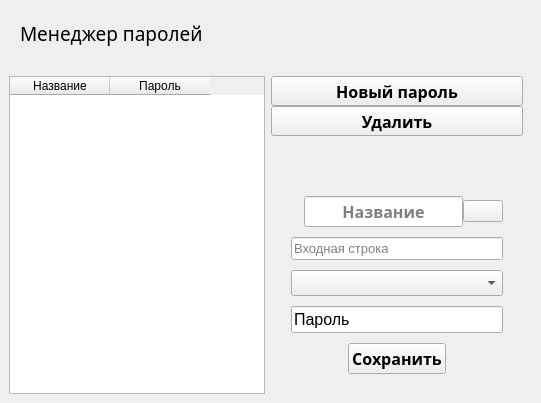
           <widget class="QWidget" name="passwordManager" native="true">
            <property name="sizePolicy">
             <sizepolicy hsizetype="Expanding" vsizetype="Expanding">
              <horstretch>0</horstretch>
              <verstretch>0</verstretch>
             </sizepolicy>
            </property>
            <property name="minimumSize">
             <size>
              <width>0</width>
              <height>0</height>
             </size>
            </property>
            <property name="maximumSize">
             <size>
              <width>0</width>
              <height>16777215</height>
             </size>
            </property>
            <layout class="QVBoxLayout" name="verticalLayout_2">
             <property name="spacing">
              <number>0</number>
             </property>
             <property name="leftMargin">
              <number>0</number>
             </property>
             <property name="topMargin">
              <number>0</number>
             </property>
             <property name="rightMargin">
              <number>0</number>
             </property>
             <property name="bottomMargin">
              <number>0</number>
             </property>
             <item>
              <widget class="QWidget" name="widget_6" native="true">
               <layout class="QVBoxLayout" name="verticalLayout_7">
                <property name="leftMargin">
                 <number>20</number>
                </property>
                <property name="topMargin">
                 <number>20</number>
                </property>
                <property name="rightMargin">
                 <number>0</number>
                </property>
                <property name="bottomMargin">
                 <number>20</number>
                </property>
                <item>
                 <widget class="QLabel" name="label">
                  <property name="sizePolicy">
                   <sizepolicy hsizetype="Preferred" vsizetype="Preferred">
                    <horstretch>0</horstretch>
                    <verstretch>0</verstretch>
                   </sizepolicy>
                  </property>
                  <property name="font">
                   <font>
                    <family>Segoe UI Semilight</family>
                    <pointsize>14</pointsize>
                   </font>
                  </property>
                  <property name="text">
                   <string>Менеджер паролей</string>
                  </property>
                  <property name="alignment">
                   <set>Qt::AlignLeading|Qt::AlignLeft|Qt::AlignVCenter</set>
                  </property>
                 </widget>
                </item>
               </layout>
              </widget>
             </item>
             <item alignment="Qt::AlignLeft">
              <widget class="QWidget" name="widget_2" native="true">
               <property name="sizePolicy">
                <sizepolicy hsizetype="Expanding" vsizetype="Expanding">
                 <horstretch>0</horstretch>
                 <verstretch>0</verstretch>
                </sizepolicy>
               </property>
               <layout class="QHBoxLayout" name="horizontalLayout_4">
                <item>
                 <widget class="QTableWidget" name="tableWidget">
                  <property name="sizePolicy">
                   <sizepolicy hsizetype="Fixed" vsizetype="Expanding">
                    <horstretch>0</horstretch>
                    <verstretch>0</verstretch>
                   </sizepolicy>
                  </property>
                  <property name="layoutDirection">
                   <enum>Qt::LeftToRight</enum>
                  </property>
                  <property name="autoFillBackground">
                   <bool>false</bool>
                  </property>
                  <property name="verticalScrollBarPolicy">
                   <enum>Qt::ScrollBarAlwaysOff</enum>
                  </property>
                  <property name="horizontalScrollBarPolicy">
                   <enum>Qt::ScrollBarAlwaysOff</enum>
                  </property>
                  <property name="autoScroll">
                   <bool>false</bool>
                  </property>
                  <property name="editTriggers">
                   <set>QAbstractItemView::NoEditTriggers</set>
                  </property>
                  <property name="showDropIndicator" stdset="0">
                   <bool>false</bool>
                  </property>
                  <property name="dragDropOverwriteMode">
                   <bool>false</bool>
                  </property>
                  <property name="dragDropMode">
                   <enum>QAbstractItemView::NoDragDrop</enum>
                  </property>
                  <property name="selectionMode">
                   <enum>QAbstractItemView::SingleSelection</enum>
                  </property>
                  <property name="selectionBehavior">
                   <enum>QAbstractItemView::SelectItems</enum>
                  </property>
                  <property name="textElideMode">
                   <enum>Qt::ElideNone</enum>
                  </property>
                  <property name="showGrid">
                   <bool>false</bool>
                  </property>
                  <property name="columnCount">
                   <number>2</number>
                  </property>
                  <attribute name="verticalHeaderVisible">
                   <bool>false</bool>
                  </attribute>
                  <attribute name="verticalHeaderCascadingSectionResizes">
                   <bool>false</bool>
                  </attribute>
                  <attribute name="verticalHeaderHighlightSections">
                   <bool>false</bool>
                  </attribute>
                  <column>
                   <property name="text">
                    <string>Название</string>
                   </property>
                   <property name="background">
                    <color>
                     <red>168</red>
                     <green>168</green>
                     <blue>168</blue>
                    </color>
                   </property>
                  </column>
                  <column>
                   <property name="text">
                    <string>Пароль</string>
                   </property>
                  </column>
                 </widget>
                </item>
                <item alignment="Qt::AlignTop">
                 <widget class="QWidget" name="buttons_2" native="true">
                  <property name="sizePolicy">
                   <sizepolicy hsizetype="Expanding" vsizetype="Fixed">
                    <horstretch>0</horstretch>
                    <verstretch>0</verstretch>
                   </sizepolicy>
                  </property>
                  <layout class="QVBoxLayout" name="verticalLayout_6">
                   <property name="spacing">
                    <number>0</number>
                   </property>
                   <property name="leftMargin">
                    <number>0</number>
                   </property>
                   <property name="topMargin">
                    <number>0</number>
                   </property>
                   <property name="rightMargin">
                    <number>9</number>
                   </property>
                   <property name="bottomMargin">
                    <number>0</number>
                   </property>
                   <item>
                    <widget class="QPushButton" name="newKeyBtn">
                     <property name="sizePolicy">
                      <sizepolicy hsizetype="Expanding" vsizetype="Fixed">
                       <horstretch>0</horstretch>
                       <verstretch>0</verstretch>
                      </sizepolicy>
                     </property>
                     <property name="minimumSize">
                      <size>
                       <width>200</width>
                       <height>30</height>
                      </size>
                     </property>
                     <property name="maximumSize">
                      <size>
                       <width>300</width>
                       <height>30</height>
                      </size>
                     </property>
                     <property name="font">
                      <font>
                       <family>Segoe UI Semibold</family>
                       <pointsize>12</pointsize>
                       <bold>true</bold>
                      </font>
                     </property>
                     <property name="cursor">
                      <cursorShape>PointingHandCursor</cursorShape>
                     </property>
                     <property name="text">
                      <string>Новый пароль</string>
                     </property>
                     <property name="iconSize">
                      <size>
                       <width>25</width>
                       <height>25</height>
                      </size>
                     </property>
                     <property name="autoDefault">
                      <bool>false</bool>
                     </property>
                    </widget>
                   </item>
                   <item>
                    <widget class="QPushButton" name="deleteBtn">
                     <property name="sizePolicy">
                      <sizepolicy hsizetype="Expanding" vsizetype="Fixed">
                       <horstretch>0</horstretch>
                       <verstretch>0</verstretch>
                      </sizepolicy>
                     </property>
                     <property name="minimumSize">
                      <size>
                       <width>200</width>
                       <height>30</height>
                      </size>
                     </property>
                     <property name="maximumSize">
                      <size>
                       <width>300</width>
                       <height>30</height>
                      </size>
                     </property>
                     <property name="font">
                      <font>
                       <family>Segoe UI Semibold</family>
                       <pointsize>12</pointsize>
                       <bold>true</bold>
                      </font>
                     </property>
                     <property name="cursor">
                      <cursorShape>PointingHandCursor</cursorShape>
                     </property>
                     <property name="text">
                      <string>Удалить</string>
                     </property>
                     <property name="iconSize">
                      <size>
                       <width>25</width>
                       <height>25</height>
                      </size>
                     </property>
                     <property name="autoDefault">
                      <bool>false</bool>
                     </property>
                    </widget>
                   </item>
                   <item>
                    <spacer name="verticalSpacer_5">
                     <property name="orientation">
                      <enum>Qt::Vertical</enum>
                     </property>
                     <property name="sizeHint" stdset="0">
                      <size>
                       <width>20</width>
                       <height>40</height>
                      </size>
                     </property>
                    </spacer>
                   </item>
                   <item>
                    <widget class="QWidget" name="keyEditor" native="true">
                     <property name="sizePolicy">
                      <sizepolicy hsizetype="Expanding" vsizetype="Expanding">
                       <horstretch>0</horstretch>
                       <verstretch>0</verstretch>
                      </sizepolicy>
                     </property>
                     <property name="minimumSize">
                      <size>
                       <width>0</width>
                       <height>0</height>
                      </size>
                     </property>
                     <property name="maximumSize">
                      <size>
                       <width>300</width>
                       <height>450</height>
                      </size>
                     </property>
                     <layout class="QVBoxLayout" name="verticalLayout_18">
                      <property name="spacing">
                       <number>0</number>
                      </property>
                      <property name="leftMargin">
                       <number>20</number>
                      </property>
                      <property name="topMargin">
                       <number>20</number>
                      </property>
                      <property name="rightMargin">
                       <number>20</number>
                      </property>
                      <property name="bottomMargin">
                       <number>20</number>
                      </property>
                      <item>
                       <widget class="QWidget" name="mainBody_3" native="true">
                        <property name="sizePolicy">
                         <sizepolicy hsizetype="Expanding" vsizetype="Expanding">
                          <horstretch>0</horstretch>
                          <verstretch>0</verstretch>
                         </sizepolicy>
                        </property>
                        <property name="minimumSize">
                         <size>
                          <width>0</width>
                          <height>0</height>
                         </size>
                        </property>
                        <layout class="QVBoxLayout" name="verticalLayout_20">
                         <property name="spacing">
                          <number>10</number>
                         </property>
                         <property name="leftMargin">
                          <number>0</number>
                         </property>
                         <property name="topMargin">
                          <number>0</number>
                         </property>
                         <property name="rightMargin">
                          <number>0</number>
                         </property>
                         <property name="bottomMargin">
                          <number>0</number>
                         </property>
                         <item alignment="Qt::AlignRight">
                          <widget class="QWidget" name="editorHeader" native="true">
                           <property name="sizePolicy">
                            <sizepolicy hsizetype="Expanding" vsizetype="Preferred">
                             <horstretch>0</horstretch>
                             <verstretch>0</verstretch>
                            </sizepolicy>
                           </property>
                           <layout class="QHBoxLayout" name="horizontalLayout_7">
                            <property name="spacing">
                             <number>0</number>
                            </property>
                            <property name="leftMargin">
                             <number>0</number>
                            </property>
                            <property name="topMargin">
                             <number>0</number>
                            </property>
                            <property name="rightMargin">
                             <number>0</number>
                            </property>
                            <property name="bottomMargin">
                             <number>0</number>
                            </property>
                            <item alignment="Qt::AlignLeft">
                             <widget class="QLineEdit" name="titleEdit">
                              <property name="sizePolicy">
                               <sizepolicy hsizetype="Expanding" vsizetype="Expanding">
                                <horstretch>0</horstretch>
                                <verstretch>0</verstretch>
                               </sizepolicy>
                              </property>
                              <property name="font">
                               <font>
                                <family>Segoe UI Semibold</family>
                                <pointsize>12</pointsize>
                                <bold>true</bold>
                               </font>
                              </property>
                              <property name="text">
                               <string/>
                              </property>
                              <property name="maxLength">
                               <number>30</number>
                              </property>
                              <property name="alignment">
                               <set>Qt::AlignCenter</set>
                              </property>
                              <property name="placeholderText">
                               <string>Название</string>
                              </property>
                             </widget>
                            </item>
                            <item alignment="Qt::AlignRight">
                             <widget class="QPushButton" name="closeEditor">
                              <property name="sizePolicy">
                               <sizepolicy hsizetype="Fixed" vsizetype="Fixed">
                                <horstretch>0</horstretch>
                                <verstretch>0</verstretch>
                               </sizepolicy>
                              </property>
                              <property name="cursor">
                               <cursorShape>PointingHandCursor</cursorShape>
                              </property>
                              <property name="layoutDirection">
                               <enum>Qt::RightToLeft</enum>
                              </property>
                              <property name="text">
                               <string/>
                              </property>
                              <property name="icon">
                               <iconset resource="../icon.qrc">
                                <normaloff>:/pics/res/x-circle.svg</normaloff>:/pics/res/x-circle.svg</iconset>
                              </property>
                              <property name="iconSize">
                               <size>
                                <width>20</width>
                                <height>20</height>
                               </size>
                              </property>
                             </widget>
                            </item>
                           </layout>
                          </widget>
                         </item>
                         <item alignment="Qt::AlignTop">
                          <widget class="QLineEdit" name="stringEdit">
                           <property name="font">
                            <font>
                             <pointsize>10</pointsize>
                            </font>
                           </property>
                           <property name="placeholderText">
                            <string>Входная строка</string>
                           </property>
                          </widget>
                         </item>
                         <item>
                          <widget class="QComboBox" name="modelEdit">
                           <property name="font">
                            <font>
                             <family>Segoe UI Semilight</family>
                             <pointsize>10</pointsize>
                            </font>
                           </property>
                           <property name="cursor">
                            <cursorShape>PointingHandCursor</cursorShape>
                           </property>
                           <property name="toolTip">
                            <string/>
                           </property>
                           <property name="statusTip">
                            <string/>
                           </property>
                           <property name="editable">
                            <bool>false</bool>
                           </property>
                           <property name="currentText">
                            <string/>
                           </property>
                           <property name="currentIndex">
                            <number>-1</number>
                           </property>
                           <property name="sizeAdjustPolicy">
                            <enum>QComboBox::AdjustToContentsOnFirstShow</enum>
                           </property>
                           <property name="placeholderText">
                            <string>Выберете модель генерации</string>
                           </property>
                           <item>
                            <property name="text">
                             <string>Начальный</string>
                            </property>
                           </item>
                           <item>
                            <property name="text">
                             <string>Простой</string>
                            </property>
                           </item>
                           <item>
                            <property name="text">
                             <string>Сильный</string>
                            </property>
                           </item>
                          </widget>
                         </item>
                         <item>
                          <widget class="QLineEdit" name="password">
                           <property name="font">
                            <font>
                             <pointsize>12</pointsize>
                            </font>
                           </property>
                           <property name="text">
                            <string>Пароль</string>
                           </property>
                           <property name="readOnly">
                            <bool>true</bool>
                           </property>
                          </widget>
                         </item>
                         <item alignment="Qt::AlignHCenter">
                          <widget class="QPushButton" name="saveBtn">
                           <property name="sizePolicy">
                            <sizepolicy hsizetype="Fixed" vsizetype="Fixed">
                             <horstretch>0</horstretch>
                             <verstretch>0</verstretch>
                            </sizepolicy>
                           </property>
                           <property name="font">
                            <font>
                             <family>Segoe UI Semibold</family>
                             <pointsize>12</pointsize>
                             <bold>true</bold>
                            </font>
                           </property>
                           <property name="cursor">
                            <cursorShape>PointingHandCursor</cursorShape>
                           </property>
                           <property name="text">
                            <string>Сохранить</string>
                           </property>
                          </widget>
                         </item>
                        </layout>
                       </widget>
                      </item>
                     </layout>
                    </widget>
                   </item>
                  </layout>
                 </widget>
                </item>
               </layout>
              </widget>
             </item>
            </layout>
           </widget>
